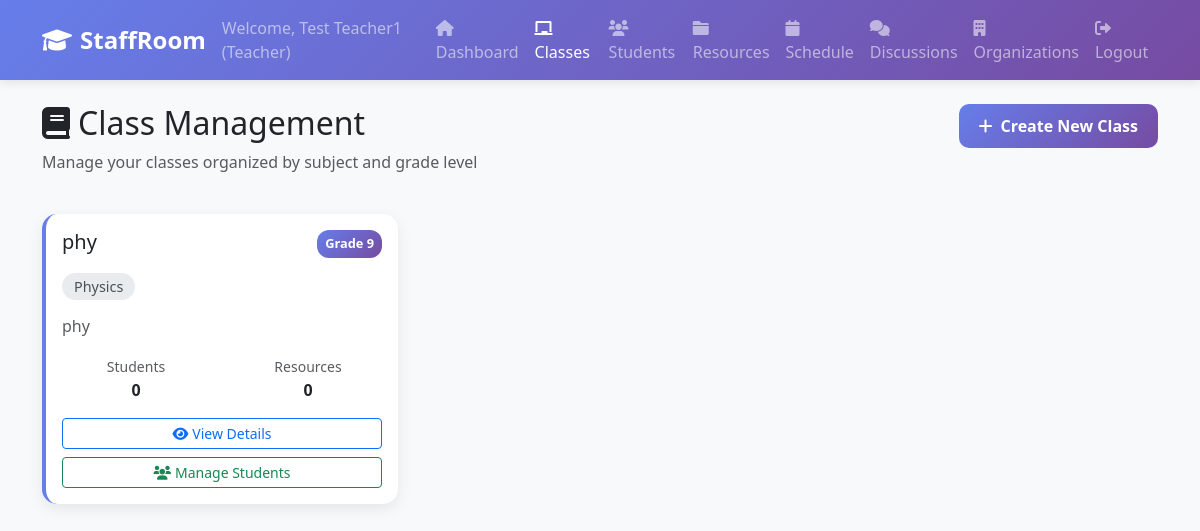
The page /classes (signed in) on the database its author committed.
### tables this page shows
CREATE TABLE classes (
                id INTEGER PRIMARY KEY AUTOINCREMENT,
                name TEXT NOT NULL,
                description TEXT,
                subject_id INTEGER NOT NULL,
                grade_level INTEGER NOT NULL CHECK (grade_level BETWEEN 1 AND 12),
                teacher_id INTEGER NOT NULL,
                created_at TIMESTAMP DEFAULT CURRENT_TIMESTAMP, organization_id INTEGER,
                FOREIGN KEY (subject_id) REFERENCES subjects (id),
                FOREIGN KEY (teacher_id) REFERENCES users (id)
            );

CREATE TABLE subjects (
                id INTEGER PRIMARY KEY AUTOINCREMENT,
                name TEXT UNIQUE NOT NULL,
                description TEXT,
                is_custom BOOLEAN DEFAULT 0,
                created_by INTEGER,
                created_at TIMESTAMP DEFAULT CURRENT_TIMESTAMP,
                FOREIGN KEY (created_by) REFERENCES users (id)
            );

### web_app.py (the view)
    def decorated_function(*args, **kwargs):
        if 'user_id' not in session:
            return redirect(url_for('login'))
        user_organizations = db.get_user_organizations(session['user_id'])
        if not user_organizations:
            flash('You must join an organization to access this feature.', 'warning')
            return redirect(url_for('organizations'))
        return f(*args, **kwargs)

### web_app.py (called while the page is built)
def require_organization_access(f):
    def decorated_function(*args, **kwargs):
        if 'user_id' not in session:
            return redirect(url_for('login'))
        user_organizations = db.get_user_organizations(session['user_id'])
        if not user_organizations:
            flash('You must join an organization to access this feature.', 'warning')
            return redirect(url_for('organizations'))
        return f(*args, **kwargs)
    decorated_function.__name__ = f.__name__
    return decorated_function

@app.route('/classes')
@require_organization_access
def classes():
    if 'user_id' not in session:
        return redirect(url_for('login'))
    user_type = session['user_type']
    user_id = session['user_id']
    if user_type == 'teacher':
        classes = db.get_teacher_classes(user_id)
        subjects = db.get_all_subjects()
        return render_template('classes.html', classes=classes, subjects=subjects)
    else:
        flash('Access denied. Only teachers can access class management.', 'error')
        return redirect(url_for('dashboard'))

    def get_connection(self):
        if self.db_path.startswith('postgresql://'):
            import psycopg2
            from psycopg2.extras import RealDictCursor
            conn = psycopg2.connect(self.db_path, cursor_factory=RealDictCursor)
        else:
            db_file = self.db_path.replace('sqlite:///', '')
            conn = sqlite3.connect(db_file)
            conn.row_factory = sqlite3.Row
        return conn

    def get_all_subjects(self):
        conn = self.get_connection()
        cursor = conn.execute("SELECT * FROM subjects ORDER BY name")
        subjects = [dict(row) for row in cursor.fetchall()]
        conn.close()
        return subjects

    def get_teacher_classes(self, teacher_id):
        conn = self.get_connection()
        cursor = conn.execute("""
            SELECT c.*, s.name as subject_name, s.description as subject_description
            FROM classes c
            JOIN subjects s ON c.subject_id = s.id
            WHERE c.teacher_id = ?
            ORDER BY c.grade_level, s.name
        """, (teacher_id,))
        classes = [dict(row) for row in cursor.fetchall()]
        conn.close()
        return classes

### templates/classes.html (shortened to what this page needs)
{% extends "common/base.html" %}
{% block content %}
        <div class="row mb-4">
            <div class="col-md-8">
                <h2><i class="fas fa-book me-2"></i>Class Management</h2>
                <p class="text-muted">Manage your classes organized by subject and grade level</p>
            </div>
            <div class="col-md-4 text-end">
                <button class="btn btn-primary" data-bs-toggle="modal" data-bs-target="#createClassModal">
                    <i class="fas fa-plus me-2"></i>Create New Class
                </button>
            </div>
        </div>
        <div class="row">
            {% for class in classes %}
                <div class="col-md-6 col-lg-4 mb-4">
                    <div class="card class-card h-100">
                        <div class="card-body">
                            <div class="d-flex justify-content-between align-items-start mb-3">
                                <h5 class="card-title mb-0">{{ class.name }}</h5>
                                <span class="grade-badge">Grade {{ class.grade_level }}</span>
                            </div>
                            <div class="mb-3">
                                <span class="subject-badge">{{ class.subject_name }}</span>
                            </div>
                            {% if class.description %}
                                <p class="card-text text-muted">{{ class.description }}</p>
                            {% endif %}
                            <div class="row text-center mb-3">
                                <div class="col-6">
                                    <small class="text-muted">Students</small>
                                    <div class="fw-bold">{{ class.student_count or 0 }}</div>
                                </div>
                                <div class="col-6">
                                    <small class="text-muted">Resources</small>
                                    <div class="fw-bold">{{ class.resource_count or 0 }}</div>
                                </div>
                            </div>
                            <div class="d-grid gap-2">
                                <button class="btn btn-outline-primary btn-sm" onclick="viewClass({{ class.id }})">
                                    <i class="fas fa-eye me-1"></i>View Details
                                </button>
                                <button class="btn btn-outline-success btn-sm" onclick="manageStudents({{ class.id }})">
                                    <i class="fas fa-users me-1"></i>Manage Students
                                </button>
                            </div>
                        </div>
                    </div>
                </div>
            {% endfor %}
        </div>
{% endblock %}

### rows shown on the page
classes: name "phy", grade_level "9", subject_name "Physics", description "phy", student_count "0", resource_count "0"

### other values the page prints
{{ session.first_name }} "Test"
{{ session.last_name }} "Teacher1"
{{ session.user_type.title() }} "Teacher"
